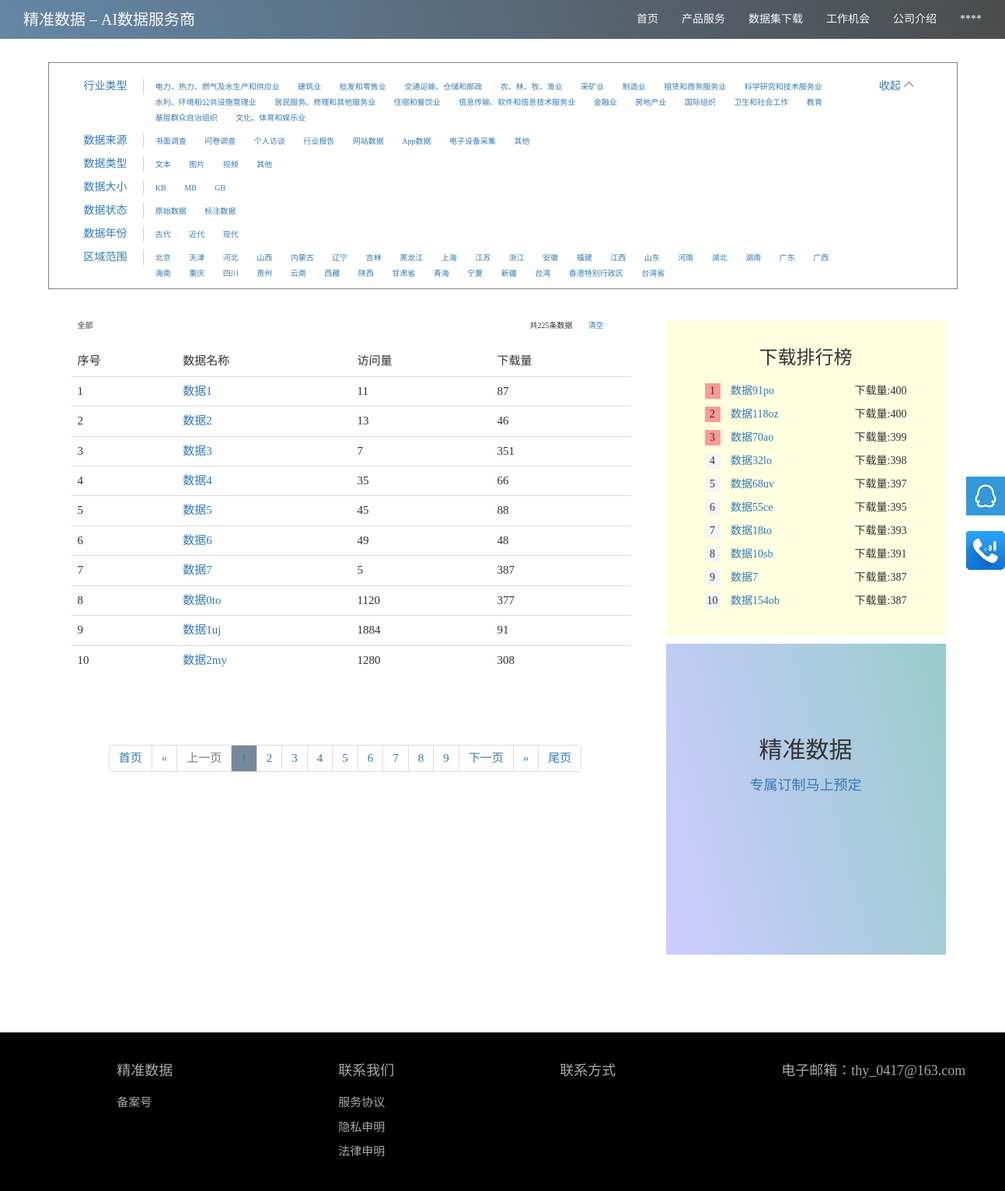
Page /free_data/ on the earlier database version.
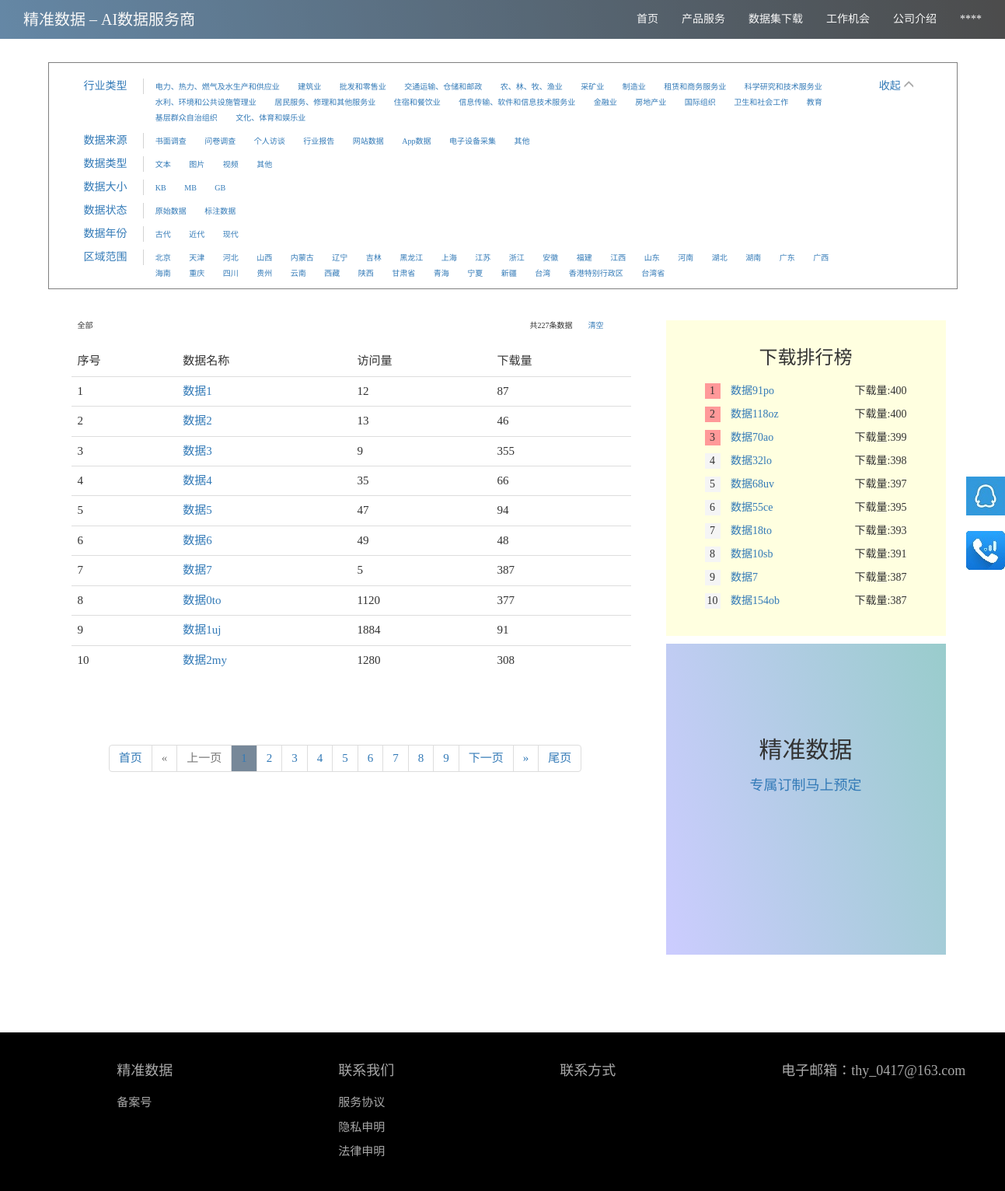
Same page on the later database version.
### web/models.py (models this page shows, shortened)
class BaseModel(models.Model):
	create_time = models.DateTimeField(auto_now_add=True,verbose_name='创建时间')
	update_time = models.DateTimeField(auto_now=True,verbose_name='修改时间')
	class Meta:
		abstract = True

class Data(BaseModel):
	name = models.CharField(max_length=128, verbose_name='名称', unique=True)
	uid = models.CharField(max_length=10, verbose_name='唯一标识', unique=True, default=3)
	file = models.FileField(upload_to='datas/', verbose_name='文件地址')
	head = models.FileField(upload_to='heads/',default='heads/head1.jpg',verbose_name='文件头图')
	desc = models.CharField(max_length=512,verbose_name='数据描述',default='数据描述')
	data_source = models.ForeignKey('DataSource', verbose_name='数据来源', on_delete=models.SET_DEFAULT, default=8,
	                                blank=True)
	size_choices = ((1,'KB'),(2,'MB'),(3,'GB'))
	size = models.SmallIntegerField(choices=size_choices,verbose_name='数据规格',default=1)
	data_type = models.ForeignKey('DataType', verbose_name='数据形式', on_delete=models.SET_DEFAULT, default=4)
	industry = models.ForeignKey('Industry', verbose_name='行业类型', on_delete=models.SET_DEFAULT, default=21)
	sub_industry = models.ForeignKey('SubIndustry', verbose_name='细分行业', on_delete=models.SET_DEFAULT, default=45)
	years_choices = ((1,'古代'),(2,'近代'),(3,'现代'))
	years = models.SmallIntegerField(choices=years_choices,verbose_name='数据年份',default=3)
	upload_time = models.DateTimeField(auto_now_add=True, verbose_name='上传日期')
	status_choices = ((1, '原始数据'), (2, '标注数据'))
	province = models.ForeignKey('Province',verbose_name='省份',on_delete=models.SET_DEFAULT,default=1)
	status = models.SmallIntegerField(choices=status_choices, verbose_name='数据状态')
	pageviews = models.IntegerField(verbose_name='浏览量', default=0)
	downloads = models.IntegerField(verbose_name='下载量', default=0)
	class Meta:
		verbose_name = '数据资源表'
		verbose_name_plural = verbose_name
		index_together = (('name','create_time','uid'))

### web/views.py (the view)
# urls.py: url('^free_data/$', views.free_data, name='free_data'),
def free_data(request):
	data_set = models.Data.objects.all()
	myquery = Myquery(request)
	pg = None
	print('first filter',myquery.nquery_set.count())
	if myquery.nquery_set.count() != 0:
		try:
			page =  request.GET.get('page', '1')
			if page.isdigit():
				pg = utils.MyPagenator(myquery.nquery_set, page)
			else:
				return render(request,'404page.html',{'msg':'您的请求错误'})
		except Exception as e:
			logger.error(e)
	response = render(request, 'free_data.html', {
	                                          'myquery': myquery,
	                                          'pg': pg})
	return response

### web/common/orm_op.py (called while the page is built)
	def _get_raw_data(self):
		return models.Data.objects.all()

	def _get_options(self):
		data_sources = []
		try:
			data_sources = models.DataSource.objects.all().order_by('ordernum')
		except Exception as e:
			logger.error(e)
		data_types = []
		try:
			data_types = models.DataType.objects.all().order_by('ordernum')
		except Exception as e:
			logger.error(e)
		years = [list(x) for x in models.Data.years_choices]
		data_status = models.Data.status_choices
		industrys = []
		sizes = models.Data.size_choices
		try:
			industrys = models.Industry.objects.all().exclude(id=21).order_by('ordernum')
		except Exception as e:
			logger.error(e)
		provinces = []
		try:
			provinces = models.Province.objects.all()
		except Exception as e:
			logger.error(e)
		return data_sources, data_types, data_status, industrys, years, provinces, sizes

	def _get_data_ranking(self):
		try:
			data_set_ranking = models.Data.objects.order_by('-downloads')[:10]
		except Exception as e:
			logger.error(e)
		return data_set_ranking

### web/models.py (called while the page is built)
	def __str__(self):
		return self.name

	def __str__(self):
		return self.name

	def __str__(self):
		return self.name

### templates/free_data.html (shortened to what the changed rows need)
{% extends 'base.html' %}
{% block body %}
    <div class="container " id="display-box">
        <div class="container-fluid col-lg-8 " id="data-list">
            <div class="col-lg-12  container-fluid " id="all-data">
                <div class="col-lg-11  filter-option ">
                    <div class="col-lg-2 pull-right"><a href="/free_data">清空</a></div>
                    <div class="col-lg-2 pull-right">共{{ pg.queryset.count }}{% if not pg %}0{% endif %}条数据</div>
                </div>
            </div>
            <div class=" col-lg-12">
                <table class="table">
                    <thead>
                    <tr>
                        <td>序号</td>
                        <td>数据名称</td>
                        <td>访问量</td>
                        <td>下载量</td>
                    </tr>
                    </thead>
                    <tbody> {% for item in pg.query_list %}
                        <tr>
                            <td>{{ forloop.counter }}</td>
                            <td><a href="/data/{{ item.uid }}">{{ item.name }}</a></td>
                            <td>{{ item.pageviews }}</td>
                            <td>{{ item.downloads }}</td>
                        </tr>
                    {% endfor %}
                    </tbody>
                </table>
            </div>
        </div>
        <div class="col-lg-4">
            <div id="custom-made">
                <h2>精准数据</h2>
            </div>
        </div>
    </div>
{% endblock %}

Differences in the rows shown:
changed Data "数据1": pageviews "11" → "12"
changed Data "数据3": pageviews "7" → "9"; downloads "351" → "355"
changed Data "数据5": pageviews "45" → "47"; downloads "88" → "94"
Other differences:
{{ pg.queryset.count }}: "225" → "227"
